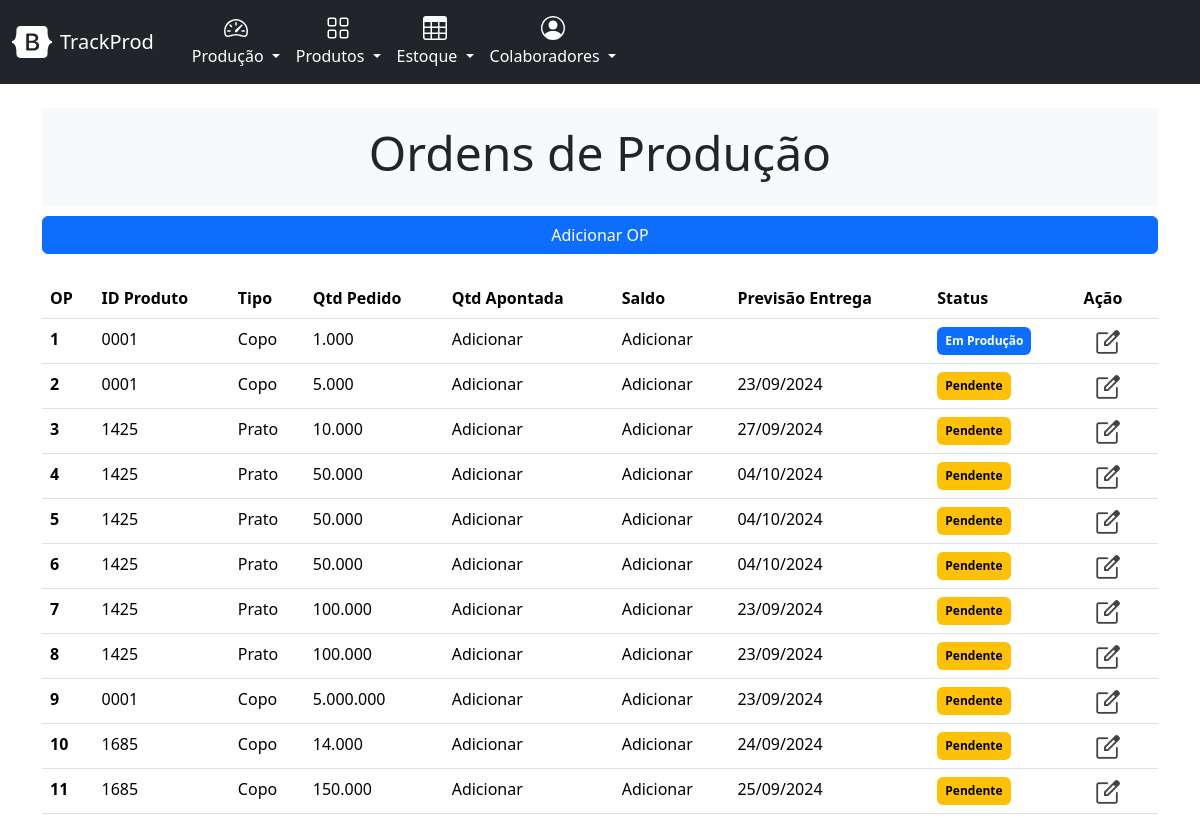
The app's page /producao/list_ordens, older data.
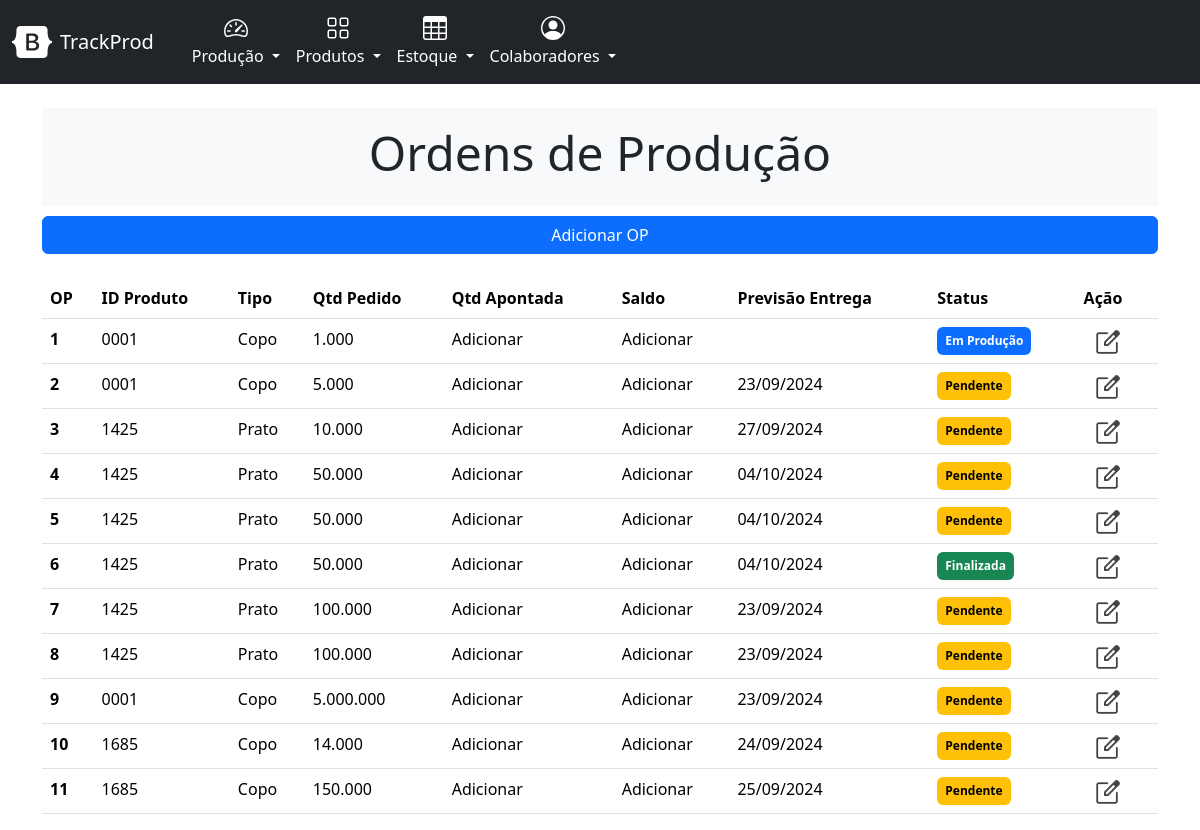
The same page, newer data.
### producao/models.py (models this page shows, shortened)
class OrdemProducao(models.Model):
    STATUS_CHOICES = [
        ('pendente', 'Pendente'),
        ('em_producao', 'Em Produção'),
        ('finalizada', 'Finalizada'),
    ]
    produto = models.ForeignKey(Produto, on_delete=models.CASCADE)
    quantidade = models.IntegerField()
    data_criacao = models.DateTimeField(auto_now_add=True)
    data_previsao = models.DateField()
    status = models.CharField(max_length=20, choices=STATUS_CHOICES, default='pendente')
    class Meta:
        verbose_name_plural = 'ordens_de_producao'

### cadastro/models.py (models this page shows, shortened)
class Produto(models.Model):
    nome = models.CharField(max_length=255)
    codigo = models.CharField(max_length=50, unique=True)
    descricao = models.TextField(blank=True)
    material = models.CharField(max_length=100)
    peso = models.DecimalField(max_digits=10, decimal_places=2)
    volume = models.DecimalField(max_digits=10, decimal_places=2)
    cor = models.CharField(max_length=50)

### producao/views.py (the view)
# urls.py: path('list_ordens', views.list_ordem_producao, name='list_ordens'),
def list_ordem_producao(request):
    ordens_producao = OrdemProducao.objects.order_by('data_criacao')
    context = {'ordens_producao' : ordens_producao}
    return render(request, 'producao/list-ordem-producao.html', context)

### producao/templates/producao/list-ordem-producao.html (shortened to what this page needs)
{% extends "base.html" %}
{% load static %}
{% load humanize %}
{% block header %}
    <div class="py-3 bg-light text-center">
        <h2 class="display-5">Ordens de Produção</h2>
    </div>
{% endblock header %}
{% block content %}
{% block buttons %}
  <div class="d-grid gap-2" style="margin-top: 10px;">
      <a class="btn btn-primary" href="{% url 'new_ordem'%}" role="button">Adicionar OP</a>
  </div>
{% endblock buttons %}
    <table class="table table-hover">
        <thead >
          <tr>
            <th scope="col">OP</th>
            <th scope="col">ID Produto</th>
            <th scope="col">Tipo</th>
            <th scope="col">Qtd Pedido</th>
            <th scope="col">Qtd Apontada</th>
            <th scope="col">Saldo</th>
            <th scope="col">Previsão Entrega</th>
            <th scope="col">Status</th>
            <th scope="col">Ação</th>
          </tr>
        </thead>
        <tbody class="table table-hover">
        {% for ordem_producao in ordens_producao %}
          <tr style="cursor: pointer;" onclick="window.location.href='{% url 'ordem_producao' ordem_producao.id  %}'">
            <th scope="row">{{ ordem_producao.id }}</th>
            <td>{{ ordem_producao.produto.codigo }}</td>
            <td>{{ ordem_producao.produto.nome }}</td>
            <td>{{ ordem_producao.quantidade|intcomma }}</td>
            <td>Adicionar</td>
            <td>Adicionar</td>
            <td>{{ ordem_producao.data_previsao | date:'d/m/Y'}}</td>
            {% if ordem_producao.status == "em_producao"%}
              <td><span class="badge text-bg-primary">{{ ordem_producao.get_status_display }}</span></td>
            {% elif ordem_producao.status == "pendente" %}
             <td> <span class="badge text-bg-warning">{{ ordem_producao.get_status_display }}</span></td>
            {% else %}
              <td> <span class="badge text-bg-success">{{ ordem_producao.get_status_display }}</span></td>
            {% endif %}
            <td><a href="{% url 'novo_produto' %}"><img src="{% static 'core/icon-apontamento.png' %}" style="width: 30px; margin-bottom: -5px;"></a></td>
          </tr>
        {% empty %}
          Não há ordens para visualizar
        {% endfor %}
        </tbody>
      </table>
{% endblock content %}

Row changes from the older to the newer data that the page shows:
changed OrdemProducao id 6: status "Pendente" → "Finalizada"
